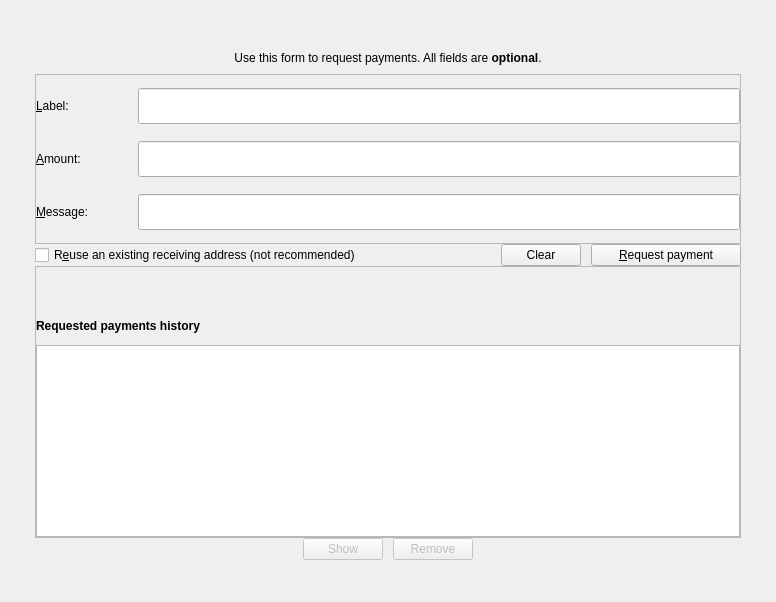
<?xml version="1.0" encoding="UTF-8"?>
<ui version="4.0">
 <class>ReceiveCoinsDialog</class>
 <widget class="QWidget" name="ReceiveCoinsDialog">
  <property name="geometry">
   <rect>
    <x>0</x>
    <y>0</y>
    <width>776</width>
    <height>602</height>
   </rect>
  </property>
  <property name="sizePolicy">
   <sizepolicy hsizetype="Preferred" vsizetype="MinimumExpanding">
    <horstretch>0</horstretch>
    <verstretch>0</verstretch>
   </sizepolicy>
  </property>
  <layout class="QVBoxLayout" name="verticalLayout" stretch="0">
   <property name="spacing">
    <number>0</number>
   </property>
   <property name="leftMargin">
    <number>35</number>
   </property>
   <property name="topMargin">
    <number>42</number>
   </property>
   <property name="rightMargin">
    <number>35</number>
   </property>
   <property name="bottomMargin">
    <number>42</number>
   </property>
   <item>
    <widget class="QFrame" name="mainFrame">
     <property name="sizePolicy">
      <sizepolicy hsizetype="Preferred" vsizetype="MinimumExpanding">
       <horstretch>0</horstretch>
       <verstretch>0</verstretch>
      </sizepolicy>
     </property>
     <property name="lineWidth">
      <number>0</number>
     </property>
     <layout class="QVBoxLayout" name="verticalLayout_6">
      <property name="spacing">
       <number>0</number>
      </property>
      <property name="leftMargin">
       <number>0</number>
      </property>
      <property name="topMargin">
       <number>0</number>
      </property>
      <property name="rightMargin">
       <number>0</number>
      </property>
      <property name="bottomMargin">
       <number>0</number>
      </property>
      <item>
       <layout class="QVBoxLayout" name="verticalLayout_5">
        <property name="spacing">
         <number>0</number>
        </property>
        <item>
         <widget class="QLabel" name="label_5">
          <property name="minimumSize">
           <size>
            <width>0</width>
            <height>32</height>
           </size>
          </property>
          <property name="text">
           <string>Use this form to request payments. All fields are &lt;b&gt;optional&lt;/b&gt;.</string>
          </property>
          <property name="alignment">
           <set>Qt::AlignCenter</set>
          </property>
         </widget>
        </item>
        <item>
         <widget class="QFrame" name="frame2">
          <property name="sizePolicy">
           <sizepolicy hsizetype="Preferred" vsizetype="MinimumExpanding">
            <horstretch>0</horstretch>
            <verstretch>0</verstretch>
           </sizepolicy>
          </property>
          <property name="frameShape">
           <enum>QFrame::StyledPanel</enum>
          </property>
          <property name="frameShadow">
           <enum>QFrame::Sunken</enum>
          </property>
          <layout class="QVBoxLayout" name="verticalLayout_3">
           <property name="spacing">
            <number>0</number>
           </property>
           <property name="leftMargin">
            <number>0</number>
           </property>
           <property name="topMargin">
            <number>0</number>
           </property>
           <property name="rightMargin">
            <number>0</number>
           </property>
           <property name="bottomMargin">
            <number>0</number>
           </property>
           <item>
            <layout class="QGridLayout" name="gridLayout">
             <property name="horizontalSpacing">
              <number>0</number>
             </property>
             <property name="verticalSpacing">
              <number>15</number>
             </property>
             <item row="0" column="0">
              <widget class="QLabel" name="label_2">
               <property name="sizePolicy">
                <sizepolicy hsizetype="Fixed" vsizetype="Fixed">
                 <horstretch>0</horstretch>
                 <verstretch>0</verstretch>
                </sizepolicy>
               </property>
               <property name="minimumSize">
                <size>
                 <width>102</width>
                 <height>38</height>
                </size>
               </property>
               <property name="toolTip">
                <string>An optional label to associate with the new receiving address.</string>
               </property>
               <property name="text">
                <string>&amp;Label:</string>
               </property>
               <property name="buddy">
                <cstring>reqLabel</cstring>
               </property>
              </widget>
             </item>
             <item row="0" column="1">
              <widget class="QLineEdit" name="reqLabel">
               <property name="minimumSize">
                <size>
                 <width>36</width>
                 <height>36</height>
                </size>
               </property>
               <property name="toolTip">
                <string>An optional label to associate with the new receiving address.</string>
               </property>
              </widget>
             </item>
             <item row="1" column="0">
              <widget class="QLabel" name="label">
               <property name="sizePolicy">
                <sizepolicy hsizetype="Fixed" vsizetype="Fixed">
                 <horstretch>0</horstretch>
                 <verstretch>0</verstretch>
                </sizepolicy>
               </property>
               <property name="minimumSize">
                <size>
                 <width>102</width>
                 <height>38</height>
                </size>
               </property>
               <property name="toolTip">
                <string>An optional amount to request. Leave this empty or zero to not request a specific amount.</string>
               </property>
               <property name="text">
                <string>&amp;Amount:</string>
               </property>
               <property name="buddy">
                <cstring>reqAmount</cstring>
               </property>
              </widget>
             </item>
             <item row="1" column="1">
              <widget class="BitcoinAmountField" name="reqAmount">
               <property name="minimumSize">
                <size>
                 <width>36</width>
                 <height>36</height>
                </size>
               </property>
               <property name="toolTip">
                <string>An optional amount to request. Leave this empty or zero to not request a specific amount.</string>
               </property>
              </widget>
             </item>
             <item row="2" column="0">
              <widget class="QLabel" name="label_3">
               <property name="sizePolicy">
                <sizepolicy hsizetype="Fixed" vsizetype="Fixed">
                 <horstretch>0</horstretch>
                 <verstretch>0</verstretch>
                </sizepolicy>
               </property>
               <property name="minimumSize">
                <size>
                 <width>102</width>
                 <height>38</height>
                </size>
               </property>
               <property name="toolTip">
                <string>An optional message to attach to the payment request, which will be displayed when the request is opened. Note: The message will not be sent with the payment over the EREX network.</string>
               </property>
               <property name="text">
                <string>&amp;Message:</string>
               </property>
               <property name="buddy">
                <cstring>reqMessage</cstring>
               </property>
              </widget>
             </item>
             <item row="2" column="1">
              <widget class="QLineEdit" name="reqMessage">
               <property name="minimumSize">
                <size>
                 <width>36</width>
                 <height>36</height>
                </size>
               </property>
               <property name="toolTip">
                <string>An optional message to attach to the payment request, which will be displayed when the request is opened.&lt;br&gt;Note: The message will not be sent with the payment over the EREX network.</string>
               </property>
              </widget>
             </item>
            </layout>
           </item>
          </layout>
         </widget>
        </item>
        <item>
         <layout class="QHBoxLayout" name="horizontalLayout_3">
          <property name="spacing">
           <number>10</number>
          </property>
          <item>
           <widget class="QCheckBox" name="reuseAddress">
            <property name="toolTip">
             <string>Reuse one of the previously used receiving addresses.&lt;br&gt;Reusing addresses has security and privacy issues.&lt;br&gt;Do not use this unless re-generating a payment request made before.</string>
            </property>
            <property name="text">
             <string>R&amp;euse an existing receiving address (not recommended)</string>
            </property>
           </widget>
          </item>
          <item>
           <spacer name="horizontalSpacer">
            <property name="orientation">
             <enum>Qt::Horizontal</enum>
            </property>
            <property name="sizeHint" stdset="0">
             <size>
              <width>40</width>
              <height>20</height>
             </size>
            </property>
           </spacer>
          </item>
          <item>
           <widget class="QPushButton" name="clearButton">
            <property name="sizePolicy">
             <sizepolicy hsizetype="Minimum" vsizetype="Fixed">
              <horstretch>0</horstretch>
              <verstretch>0</verstretch>
             </sizepolicy>
            </property>
            <property name="toolTip">
             <string>Clear all fields of the form.</string>
            </property>
            <property name="text">
             <string>Clear</string>
            </property>
            <property name="autoDefault">
             <bool>false</bool>
            </property>
           </widget>
          </item>
          <item>
           <widget class="QPushButton" name="receiveButton">
            <property name="minimumSize">
             <size>
              <width>150</width>
              <height>0</height>
             </size>
            </property>
            <property name="text">
             <string>&amp;Request payment</string>
            </property>
           </widget>
          </item>
         </layout>
        </item>
        <item>
         <widget class="QFrame" name="frame">
          <property name="sizePolicy">
           <sizepolicy hsizetype="Preferred" vsizetype="Maximum">
            <horstretch>0</horstretch>
            <verstretch>0</verstretch>
           </sizepolicy>
          </property>
          <property name="frameShape">
           <enum>QFrame::StyledPanel</enum>
          </property>
          <property name="frameShadow">
           <enum>QFrame::Raised</enum>
          </property>
          <layout class="QVBoxLayout" name="verticalLayout_2">
           <property name="spacing">
            <number>0</number>
           </property>
           <property name="leftMargin">
            <number>0</number>
           </property>
           <property name="topMargin">
            <number>0</number>
           </property>
           <property name="rightMargin">
            <number>0</number>
           </property>
           <property name="bottomMargin">
            <number>0</number>
           </property>
           <item>
            <spacer name="verticalSpacer">
             <property name="orientation">
              <enum>Qt::Vertical</enum>
             </property>
             <property name="sizeHint" stdset="0">
              <size>
               <width>20</width>
               <height>40</height>
              </size>
             </property>
            </spacer>
           </item>
           <item>
            <widget class="QLabel" name="label_6">
             <property name="minimumSize">
              <size>
               <width>0</width>
               <height>38</height>
              </size>
             </property>
             <property name="font">
              <font>
               <weight>75</weight>
               <bold>true</bold>
              </font>
             </property>
             <property name="text">
              <string>Requested payments history</string>
             </property>
            </widget>
           </item>
           <item>
            <widget class="QTableView" name="recentRequestsView">
             <property name="sizePolicy">
              <sizepolicy hsizetype="Expanding" vsizetype="Maximum">
               <horstretch>0</horstretch>
               <verstretch>0</verstretch>
              </sizepolicy>
             </property>
             <property name="palette">
              <palette>
               <active>
                <colorrole role="Text">
                 <brush brushstyle="SolidPattern">
                  <color alpha="255">
                   <red>51</red>
                   <green>51</green>
                   <blue>51</blue>
                  </color>
                 </brush>
                </colorrole>
               </active>
               <inactive>
                <colorrole role="Text">
                 <brush brushstyle="SolidPattern">
                  <color alpha="255">
                   <red>51</red>
                   <green>51</green>
                   <blue>51</blue>
                  </color>
                 </brush>
                </colorrole>
               </inactive>
               <disabled>
                <colorrole role="Text">
                 <brush brushstyle="SolidPattern">
                  <color alpha="255">
                   <red>85</red>
                   <green>85</green>
                   <blue>85</blue>
                  </color>
                 </brush>
                </colorrole>
               </disabled>
              </palette>
             </property>
             <property name="contextMenuPolicy">
              <enum>Qt::CustomContextMenu</enum>
             </property>
             <property name="tabKeyNavigation">
              <bool>false</bool>
             </property>
             <property name="sortingEnabled">
              <bool>true</bool>
             </property>
            </widget>
           </item>
          </layout>
         </widget>
        </item>
        <item>
         <layout class="QHBoxLayout" name="horizontalLayout_2">
          <property name="spacing">
           <number>10</number>
          </property>
          <item>
           <spacer name="horizontalSpacer_3">
            <property name="orientation">
             <enum>Qt::Horizontal</enum>
            </property>
            <property name="sizeHint" stdset="0">
             <size>
              <width>40</width>
              <height>20</height>
             </size>
            </property>
           </spacer>
          </item>
          <item>
           <widget class="QPushButton" name="showRequestButton">
            <property name="enabled">
             <bool>false</bool>
            </property>
            <property name="toolTip">
             <string>Show the selected request (does the same as double clicking an entry)</string>
            </property>
            <property name="text">
             <string>Show</string>
            </property>
            <property name="autoDefault">
             <bool>false</bool>
            </property>
           </widget>
          </item>
          <item>
           <widget class="QPushButton" name="removeRequestButton">
            <property name="enabled">
             <bool>false</bool>
            </property>
            <property name="toolTip">
             <string>Remove the selected entries from the list</string>
            </property>
            <property name="text">
             <string>Remove</string>
            </property>
            <property name="autoDefault">
             <bool>false</bool>
            </property>
           </widget>
          </item>
          <item>
           <spacer name="horizontalSpacer_2">
            <property name="orientation">
             <enum>Qt::Horizontal</enum>
            </property>
            <property name="sizeHint" stdset="0">
             <size>
              <width>40</width>
              <height>20</height>
             </size>
            </property>
           </spacer>
          </item>
         </layout>
        </item>
       </layout>
      </item>
     </layout>
    </widget>
   </item>
  </layout>
 </widget>
 <customwidgets>
  <customwidget>
   <class>BitcoinAmountField</class>
   <extends>QLineEdit</extends>
   <header>bitcoinamountfield.h</header>
   <container>1</container>
  </customwidget>
 </customwidgets>
 <tabstops>
  <tabstop>reqLabel</tabstop>
  <tabstop>reqAmount</tabstop>
  <tabstop>reqMessage</tabstop>
  <tabstop>recentRequestsView</tabstop>
  <tabstop>showRequestButton</tabstop>
  <tabstop>removeRequestButton</tabstop>
 </tabstops>
 <resources/>
 <connections/>
</ui>
